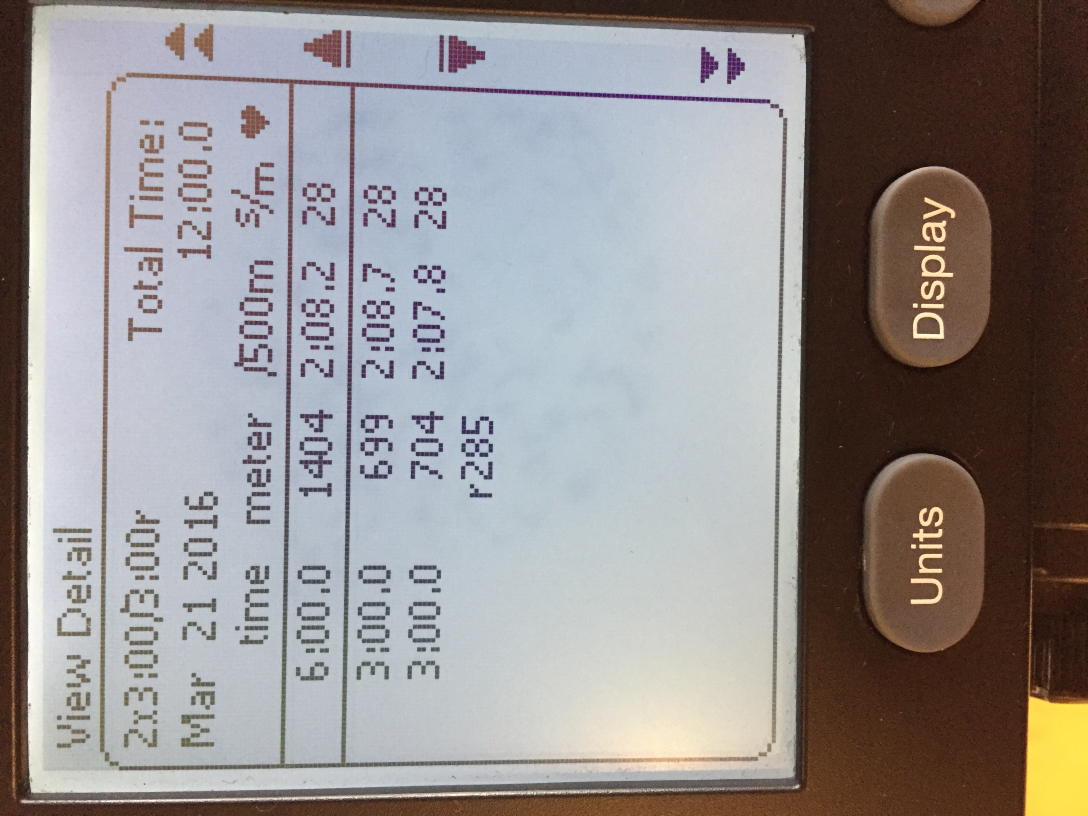
#> input picture images/IMG_0069.jpg, 3264 x 2448 px (shown at 1/3 size)
$ python test.py   (Python 2 division)
#> lines starting #> are read from the running program, lines starting #| are printed output that depends on the picture; after the words box and inside, x2 and y2 are one past the last pixel; in counts of white or black regions, pixels touching at a corner belong together
#> further down, im is the input picture: PIL image 3264x2448 RGB; mean R, G, B 148, 143.1, 142.6
### src/extract.py
import sys
from PIL import Image, ImageFilter
from simple_image import SimpleImage

class Extractor:
    """Extract charaters from the image of an erg screen

    This class implements the iterator protocol allowing
    the user to iterate through all charaters found in the image.
    It returns the charaters as SimpleImage. The iterator will also
    return newline (\n) and tab (\t) characters to represent spaces.

    This class will give the user the opportunity to adjust the rotation
    of the image in the terminal before searching for charaters.

    Attributes:
        im (Image): the transformed image it is extracting from

    """

    # Below becomes black, above becomes white
    BW_THRESHOLD = 150

    # Size of image when priting in console
    CONSOLE_SIZE = (128,170)

    # Box of the inital crop of the image
    INITAL_CROP = (300,808,2048,2556)

    # Final size of the image after transformation
    FINAL_SIZE = (462,462)

    # number of switches for being in a lines
    SWITCH_THRESHOLD = 20

    # number of black pixels for being in a chars
    BLACK_COUNT_THRESHOLD = 2

    def __init__(self, im):
        """Extractor constructor

        Creating an Extractor will prompt the user in the terminal
        to rotate the image.

        Args:
            im (Image): Image to extract from

        """
        # transform the image
        self.im = Extractor.transform(im)

        # attributes for the iteration
        self.chpos = 0
        self.chars = Extractor.find_chars(self.im)

    @staticmethod
    def transform(im):
        """Rotate, convert to black and white, and resize the image

        Allows the user to specify the image rotation. Then crops
        and resizes it and converts it to black and white.

        Args:
            im (Image): Image to transform

        Returns:
            Image: the transformed image

        """

        # convert to greyscale (L mode) and apply inital rotation
        transformed = im.convert("L").rotate(-90, expand=True)
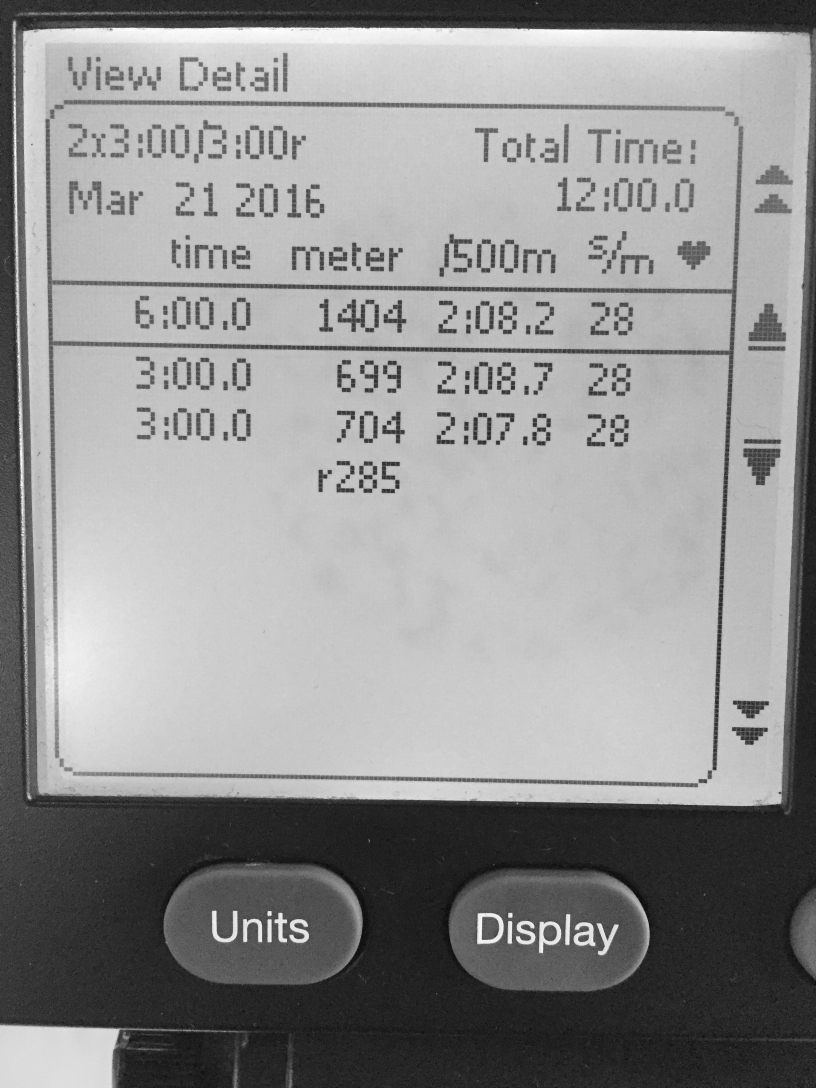
#> transformed: PIL image 2448x3264 L (shown at 1/3 size); min 2, max 255, mean 144.5

        # convert to black and white
        bwdata = [0 if v <= Extractor.BW_THRESHOLD else 255 for v in list(transformed.getdata())]
#> bwdata = 7990272 items
        transformed.putdata(bwdata)
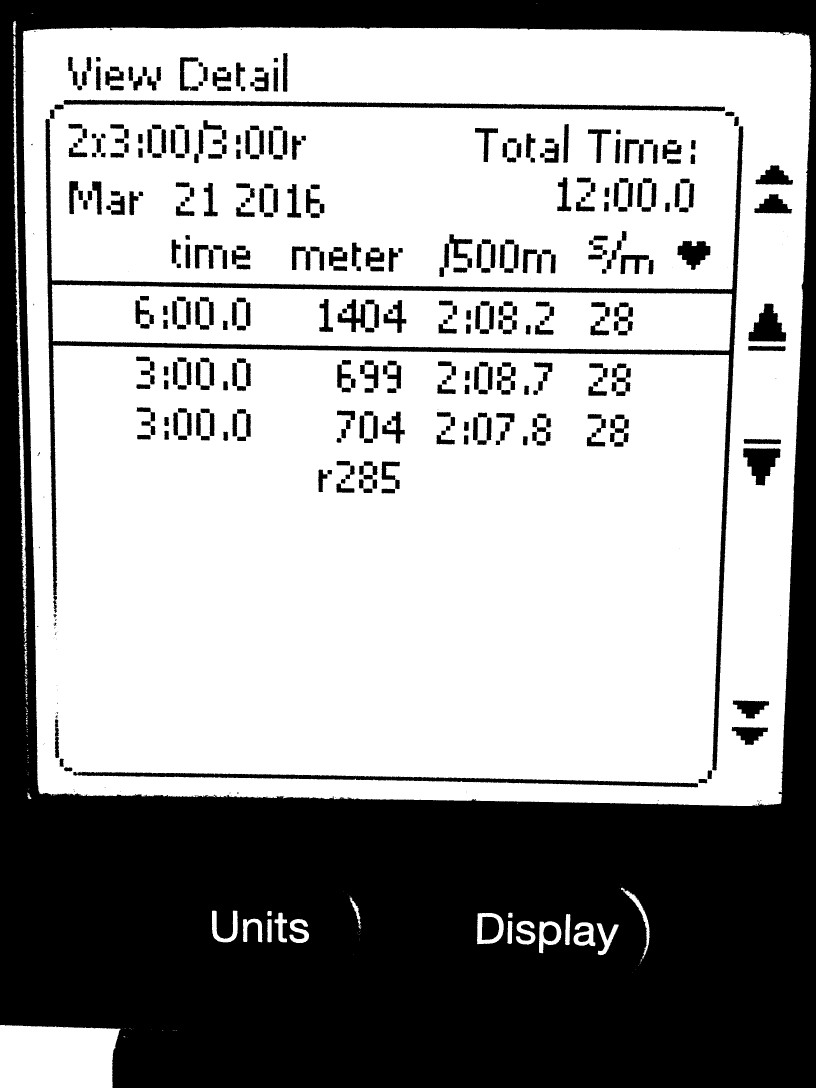
#> transformed: PIL image 2448x3264 L (shown at 1/3 size); 62.6% white; 534 black regions (131 under 20 px), largest, box (x1, y1, x2, y2) and area: (0, 0, 2448, 3264) 2555497, (136, 356, 2231, 2312) 98904, (190, 299, 2175, 334) 25788

        # allow the user to rotate the image
        while True:
            print(SimpleImage.fromImage(transformed.resize(Extractor.CONSOLE_SIZE, Image.BILINEAR)))
            rotate = int(input("Rotate CCW (0 to continue): "))
            if (rotate == 0):
                break
            transformed = transformed.rotate(rotate, expand=True)
#> this loop made 7 passes; the answer given on pass 1: 3
#> pass 1, in transform, `transformed = transformed.rotate(rotate, expand=True)`:
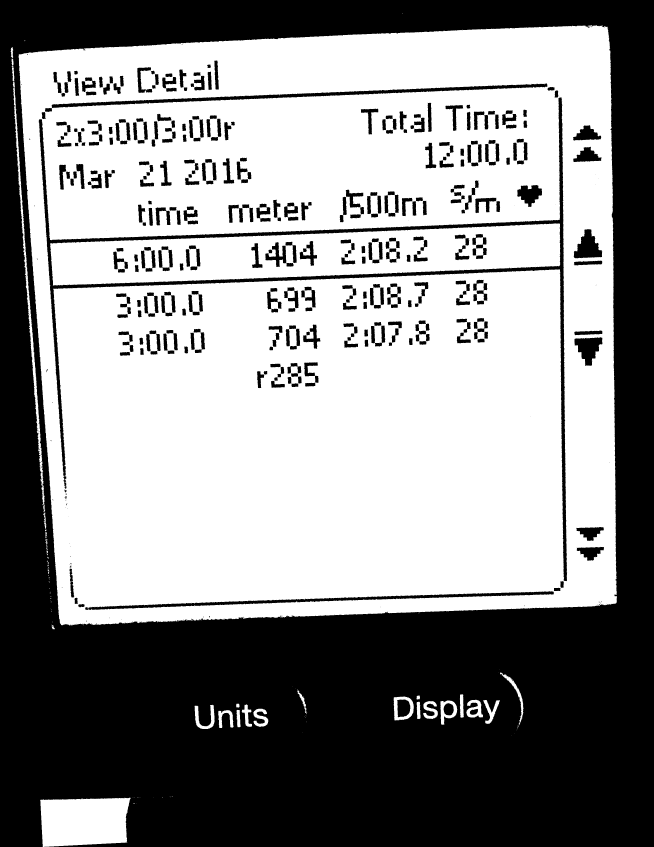
#> transformed: PIL image 2616x3388 L (shown at 1/4 size); 56.4% white; 537 black regions (133 under 20 px), largest, box (x1, y1, x2, y2) and area: (0, 0, 2616, 3388) 3428210, (155, 390, 2269, 2325) 98904, (206, 334, 2190, 432) 25788
#> pass 3, in transform, `transformed = transformed.rotate(rotate, expand=True)`:
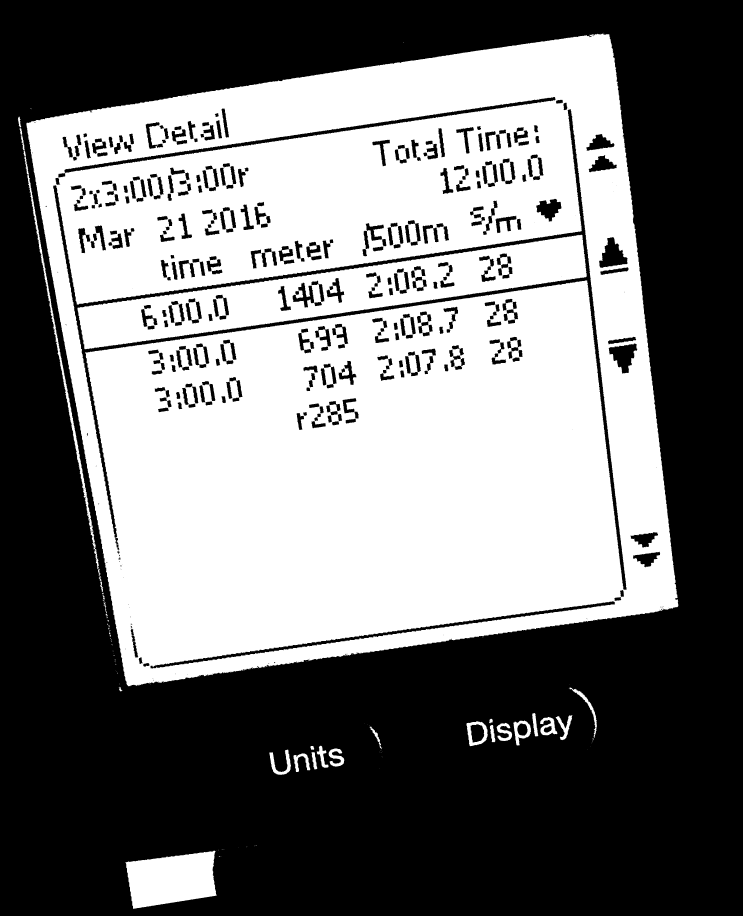
#> transformed: PIL image 2972x3664 L (shown at 1/4 size); 45.9% white; 186 white regions (145 under 20 px), largest, box (x1, y1, x2, y2) and area: (105, 134, 2714, 2746) 4585439, (310, 939, 2347, 1398) 308911, (502, 3403, 867, 3635) 62779
#> after the loop:
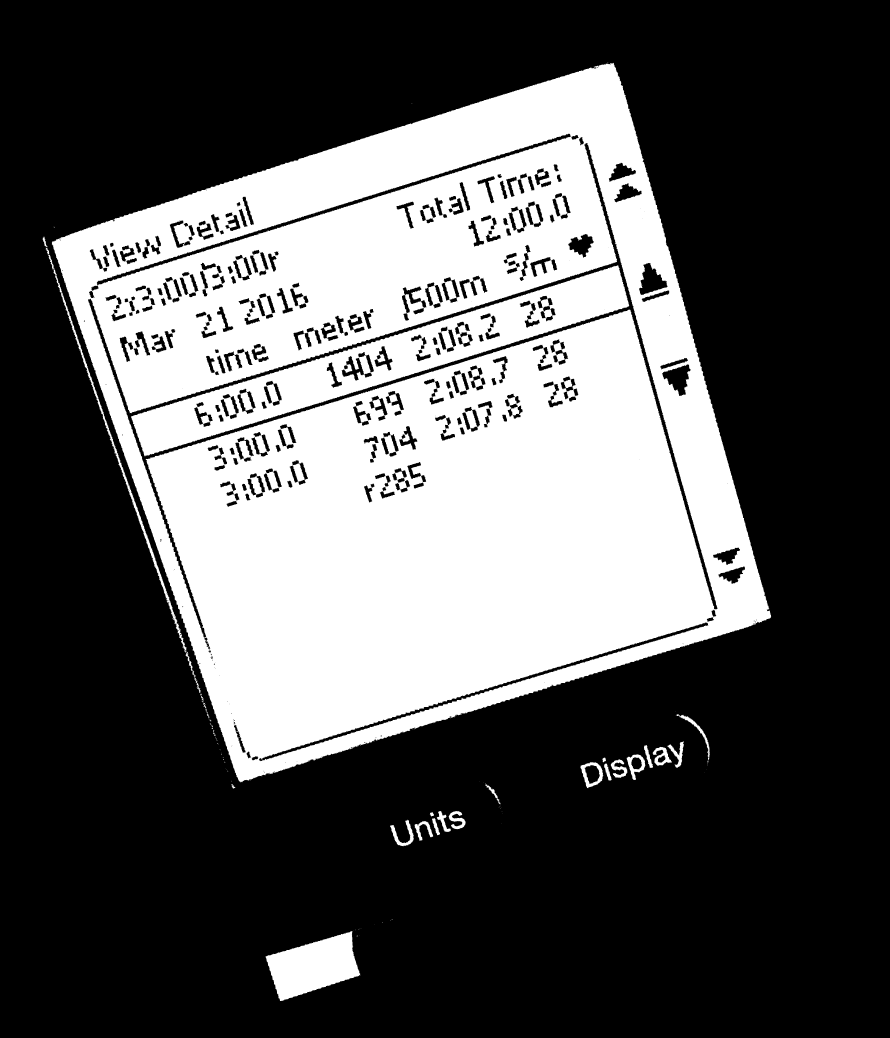
#> transformed: PIL image 3560x4150 L (shown at 1/4 size); 33.9% white; 202 white regions (163 under 20 px), largest, box (x1, y1, x2, y2) and area: (207, 251, 3085, 3130) 4585587, (524, 1061, 2517, 1826) 308961, (1061, 3725, 1442, 4004) 62775

        # crop and resize it to its final size
        transformed = transformed.crop(Extractor.INITAL_CROP).resize(Extractor.FINAL_SIZE, Image.BILINEAR)

        # recompute the black and white data because rotation/resizing blurs it
        bwdata = [0 if v <= Extractor.BW_THRESHOLD else 255 for v in list(transformed.getdata())]
        transformed.putdata(bwdata)

        return transformed

    # [135 lines left out: functions find_chars, is_whitespace, not called in this run]


    def __iter__(self):
        return self

    # [20 lines left out: function next, not called in this run]

### src/simple_image.py
class SimpleImage:
    """Binary representation for an image.

    Stores images as a list rows where each row is a list of '#'/' '.
    This makes it easy to print images to the terminal and easy to
    compare images.

    Attributes:
        pixels (list<list>): The pixels of the image
    """

    def __init__(self, pixels):
        """SimpleImage constructor

        Args:
            pixels (list<list>): The pixels of the image
        """
        self.pixels = pixels

    @classmethod
    def fromImage(cls, im):
        pixels = ["#" if v == 0 else " " for v in list(im.getdata())]
        width, height = im.size

        # make each row a list
        pixels = [pixels[i * width:(i + 1) * width] for i in xrange(height)]
        return cls(pixels)

    @classmethod
    def fromString(cls, str):
        return cls([list(l) for l in str.split('\n')])

    def __str__(self):
        return "\n".join("".join(d for d in l) for l in self.pixels)

### src/test.py
from extract import Extractor
from PIL import Image

im = Image.open("../images/IMG_0069.jpg")
#> (the run stopped early here; a loop or call above may not have finished)

$ run again, with images/IMG_0064.jpg copied over images/IMG_0069.jpg
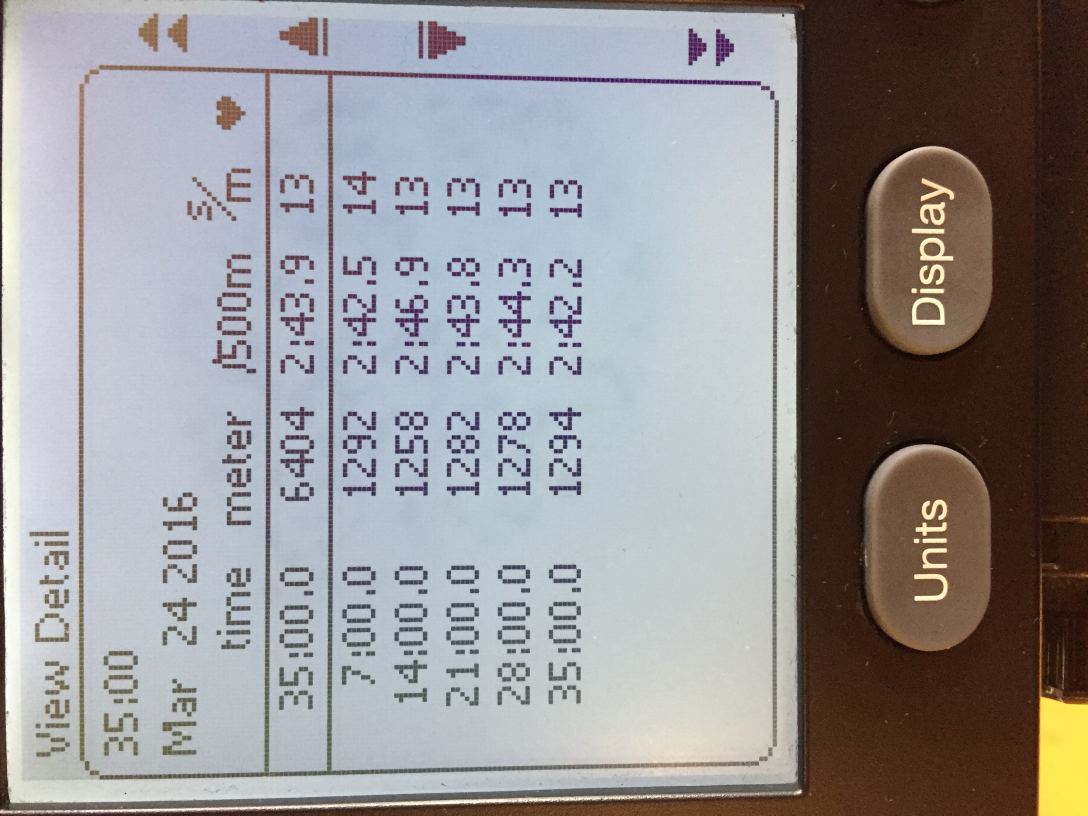
#> input picture images/IMG_0064.jpg, 3264 x 2448 px (shown at 1/3 size)
#> im is the input picture: PIL image 3264x2448 RGB; mean R, G, B 150, 147.7, 148.9
#> bwdata = 7990272 items
#> in transform, `transformed.putdata(bwdata)`:
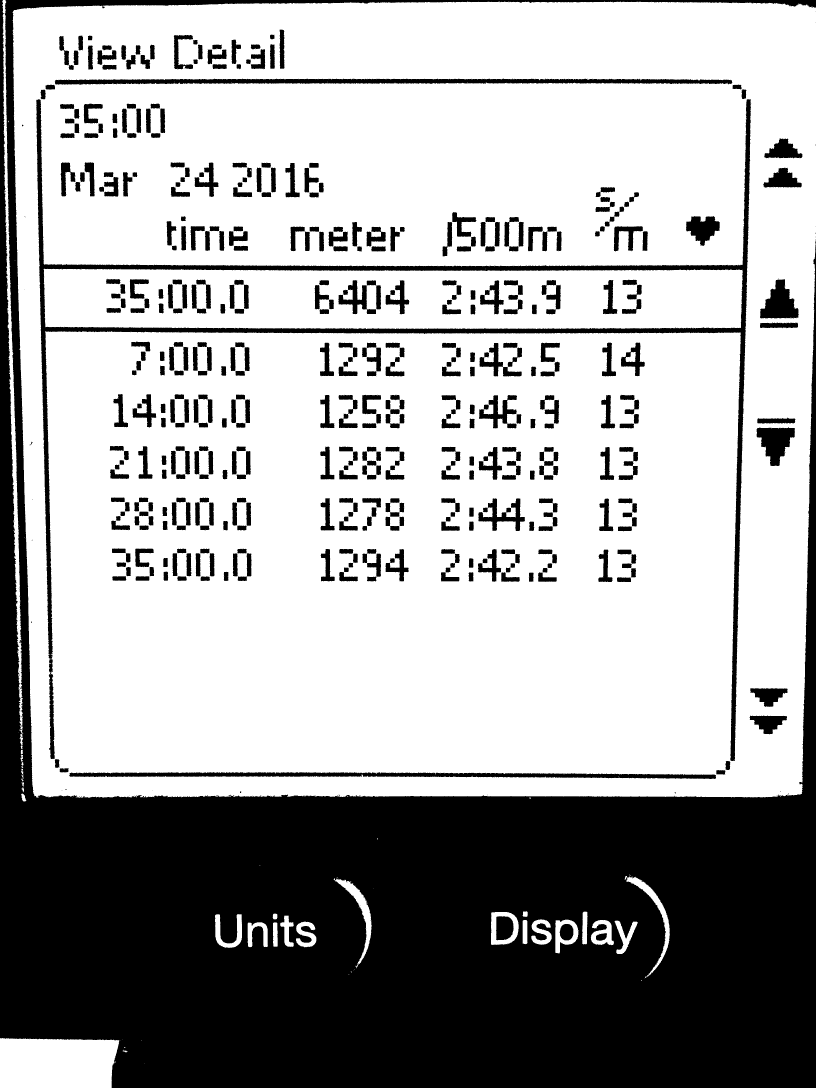
#> transformed: PIL image 2448x3264 L (shown at 1/3 size); 65.4% white; 573 black regions (82 under 20 px), largest, box (x1, y1, x2, y2) and area: (0, 0, 2448, 3264) 2244714, (109, 297, 2253, 2283) 110173, (164, 236, 2197, 254) 25982
#> the loop in transform, `while True:` made 7 passes; the answer given on pass 1: 3
#> after the loop in transform, `while True:`:
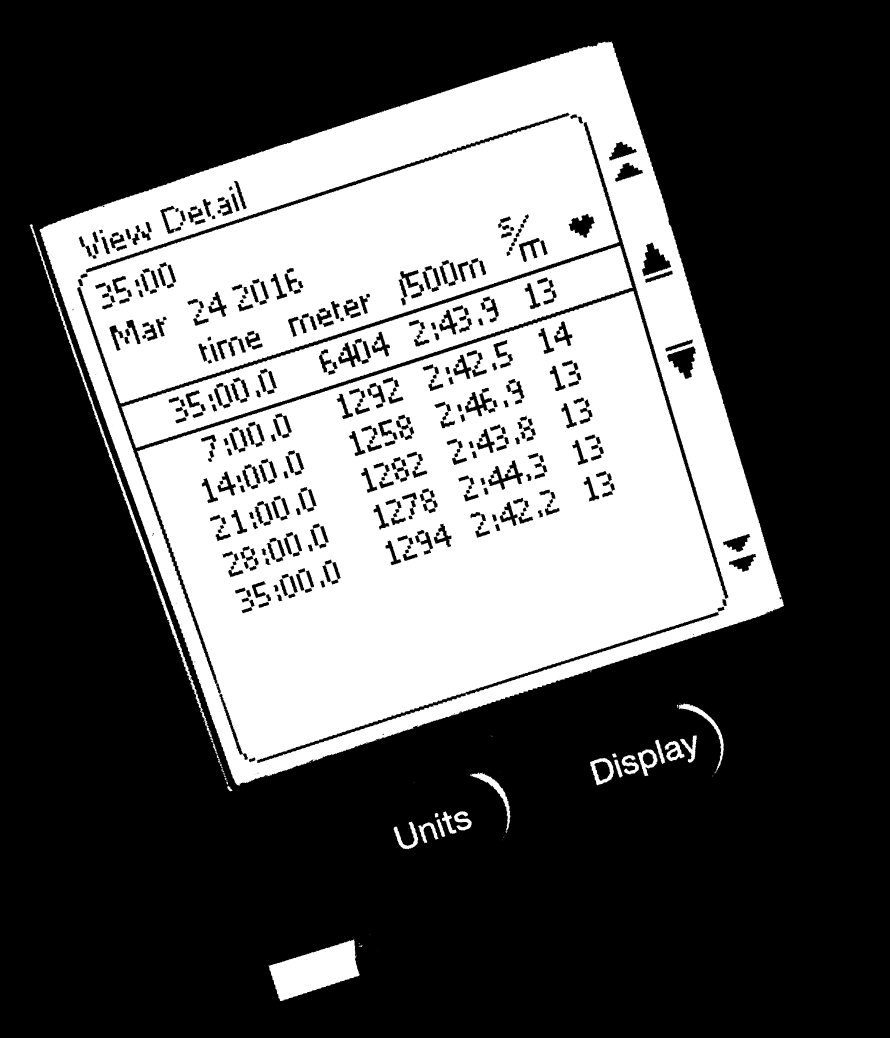
#> transformed: PIL image 3560x4150 L (shown at 1/4 size); 35.3% white; 159 white regions (125 under 20 px), largest, box (x1, y1, x2, y2) and area: (157, 166, 3136, 3143) 4786545, (485, 983, 2531, 1792) 324037, (1073, 3757, 1439, 4004) 50127
